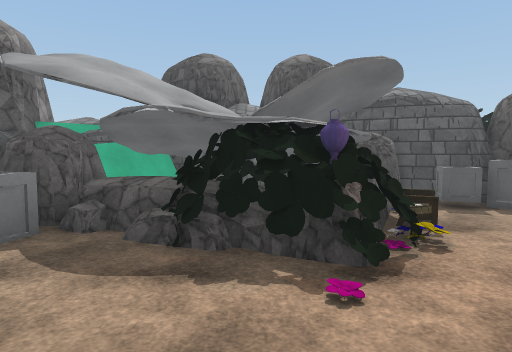
view 1 (above)

18 first-person views from a walk through a 3-D level made in the Unity game engine. The camera is 1.5 m above the floor, tilts 4° down and sees 75° across. The floor is counted in squares, 1 m on a side. Each view is taken from the middle of a square. On the plan, view 1 faces up. The plan holds only what a view shows up to about 15 squares ahead; the rest is blank. The place goes on beyond the plan. Surface patterns are stand-ins for the level's own textures.

view 2
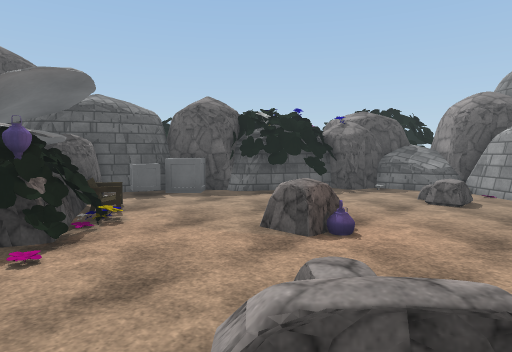

view 3
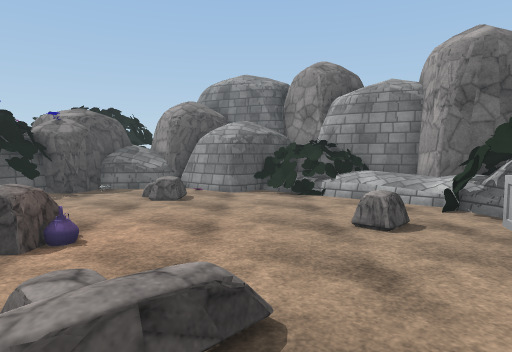

view 4
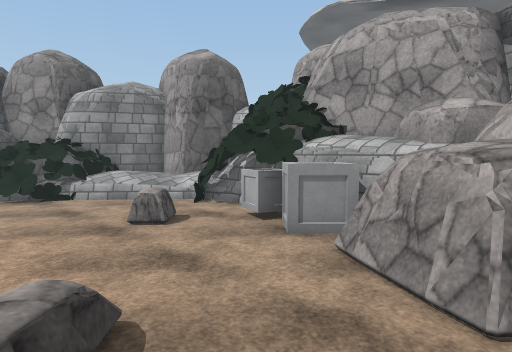

view 5
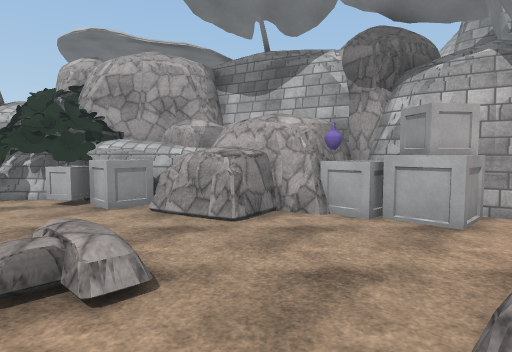

view 6
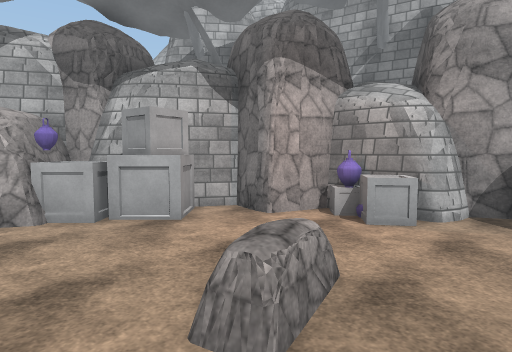

view 7
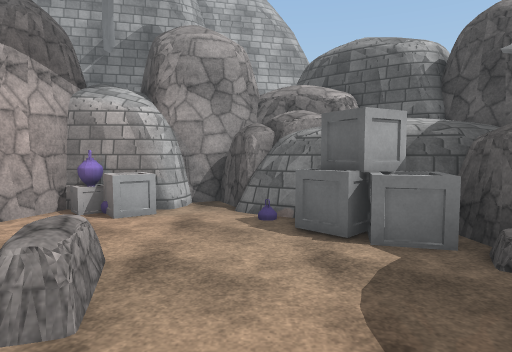

view 8
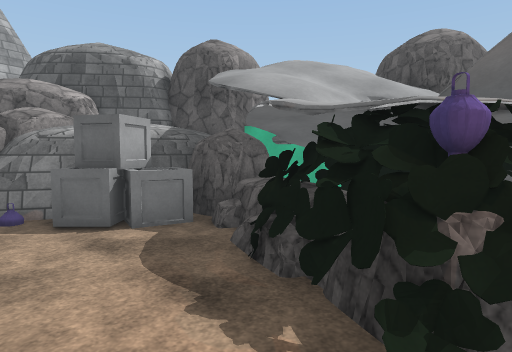

view 9
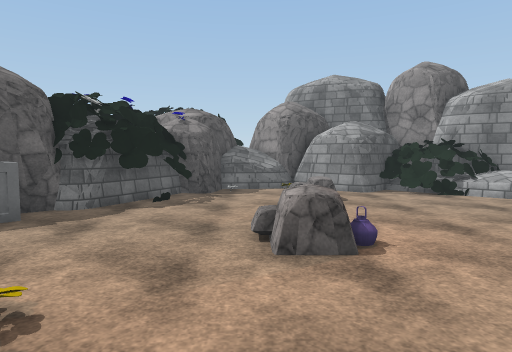

view 10
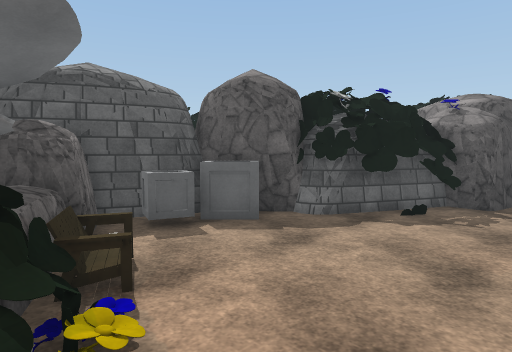

view 11
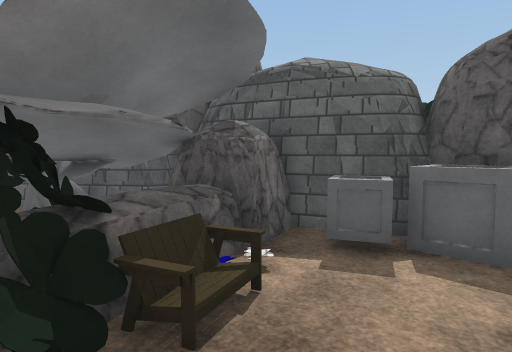

view 12
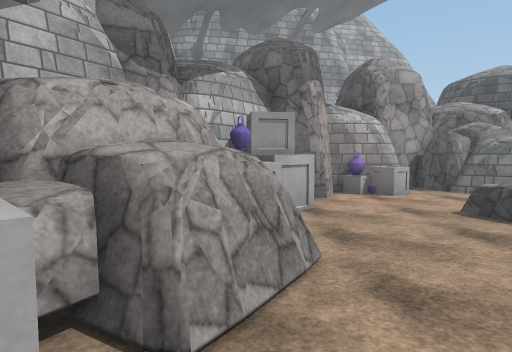

view 13
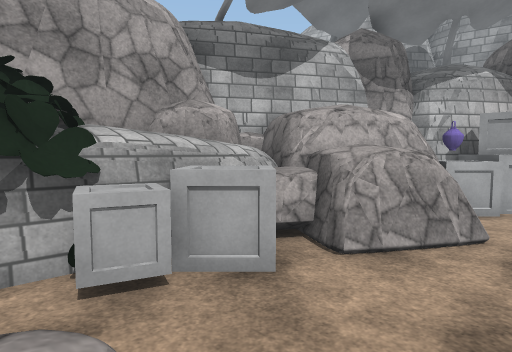

view 14
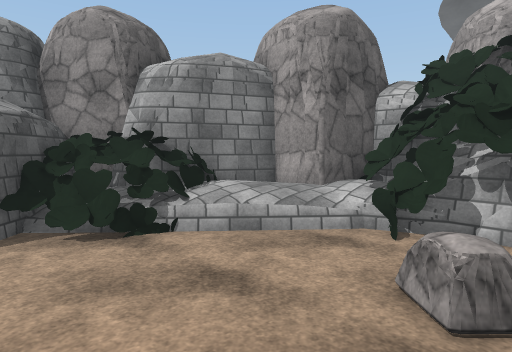

view 15
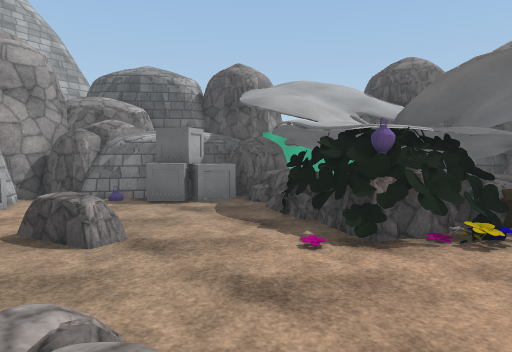

view 16
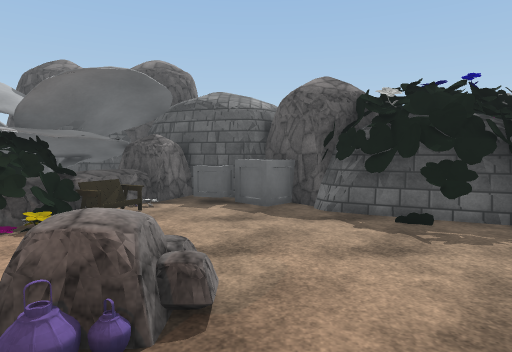

view 17
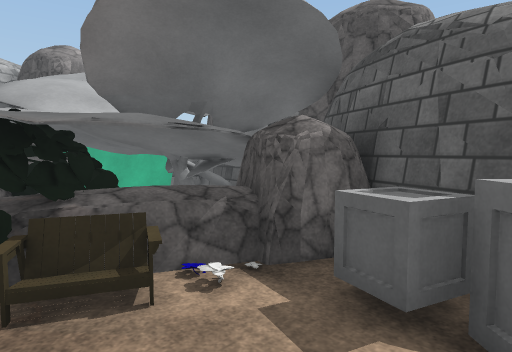

view 18
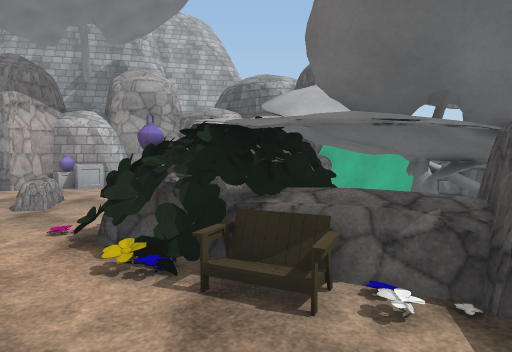

### Floor plan
Key: @ floor where view 1 was taken; # wall or solid block; . main floor; : floor 0.5 m higher than the main floor; + floor 0.75 m higher than the main floor; = window, fence, low wall or low ledge; ^ raised ledge; v drop or lower ground; R rock; B box; E bench; F flower; L lamp; O other object.
Columns run from 11 left of view 1 to 16 right of it. Each row starts with its distance up from view 1.
 11  RR ###=# ####RR###RR
 10   RR##=v   # RRRB##BR
  9   #^#RR    O RRFBBBBO
  8     ^^R#  ##OR#EF.B.##
  7    ^^#R#######RF.....###
  6     ##BB.###ROF......OO###
  5     #BBB..ORLF........ORR##
  4 R  ##BB.....O...........O##
  3 RRR##...........RR.......^^#
  2 RRR.............RR.......O##
  1   ##....RR......L.....R..##
  0   ##B...R..@............##
 -1    #B........RR.........##
 -2    #B...................###
 -3     RR..................OO##
 -4     #RBBB...R.....R....OOOR#
 -5     ###BBL.RRR....R...#OOOO
 -6       ##BBRRRRBBB.....+OO R
 -7        ##R  RRRBBBOOO:+##
 -8         RRRR########O#R#
 -9          R RR#     ##R

Where each view was taken, in squares from view 1:
view 1: 0 up, 0 right, facing up
view 2: 2 down, 0 right, facing up-right
view 3: 2 down, 0 right, facing right
view 4: 1 down, 0 right, facing down-right
view 5: 3 up, 0 right, facing down
view 6: 3 up, 0 right, facing down-left
view 7: 3 up, 1 right, facing left
view 8: 2 up, 2 right, facing up-left
view 9: 3 up, 0 right, facing right
view 10: 3 up, 2 right, facing up-right
view 11: 4 up, 4 right, facing up
view 12: 5 down, 5 right, facing left
view 13: 3 down, 7 right, facing down-left
view 14: 1 down, 6 right, facing down-right
view 15: 1 down, 4 right, facing up-left
view 16: 1 down, 7 right, facing up
view 17: 6 up, 7 right, facing up-left
view 18: 7 up, 7 right, facing left
